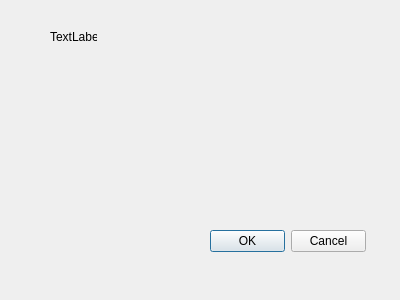
<?xml version="1.0" encoding="UTF-8"?>
<ui version="4.0">
 <class>Form</class>
 <widget class="QWidget" name="Form">
  <property name="geometry">
   <rect>
    <x>0</x>
    <y>0</y>
    <width>400</width>
    <height>300</height>
   </rect>
  </property>
  <property name="windowTitle">
   <string>Form</string>
  </property>
  <widget class="QDialogButtonBox" name="buttonBox">
   <property name="geometry">
    <rect>
     <x>210</x>
     <y>230</y>
     <width>156</width>
     <height>23</height>
    </rect>
   </property>
   <property name="standardButtons">
    <set>QDialogButtonBox::Cancel|QDialogButtonBox::Ok</set>
   </property>
  </widget>
  <widget class="QLabel" name="label">
   <property name="geometry">
    <rect>
     <x>50</x>
     <y>30</y>
     <width>47</width>
     <height>13</height>
    </rect>
   </property>
   <property name="text">
    <string>TextLabel</string>
   </property>
  </widget>
 </widget>
 <resources/>
 <connections/>
</ui>
